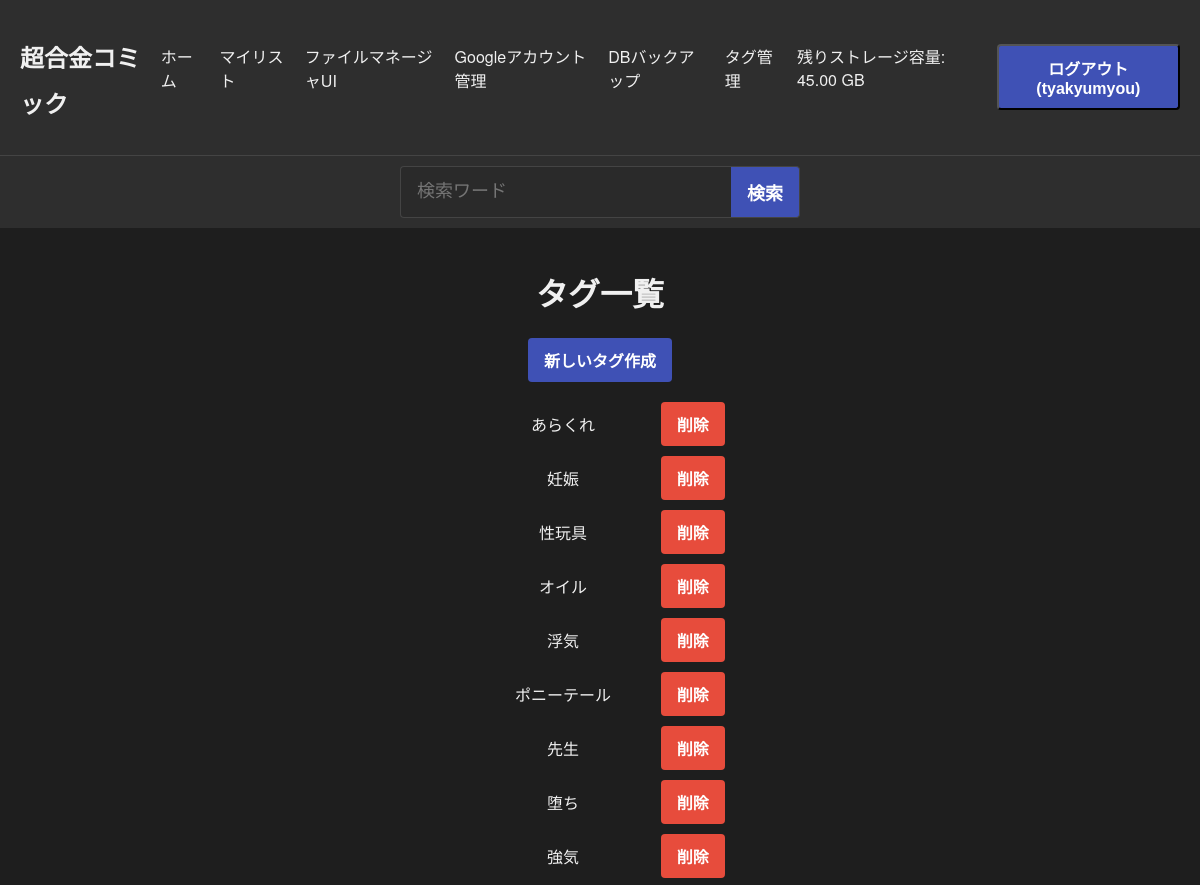
The page /tags/ (signed in, upper part) on the database as committed earlier.
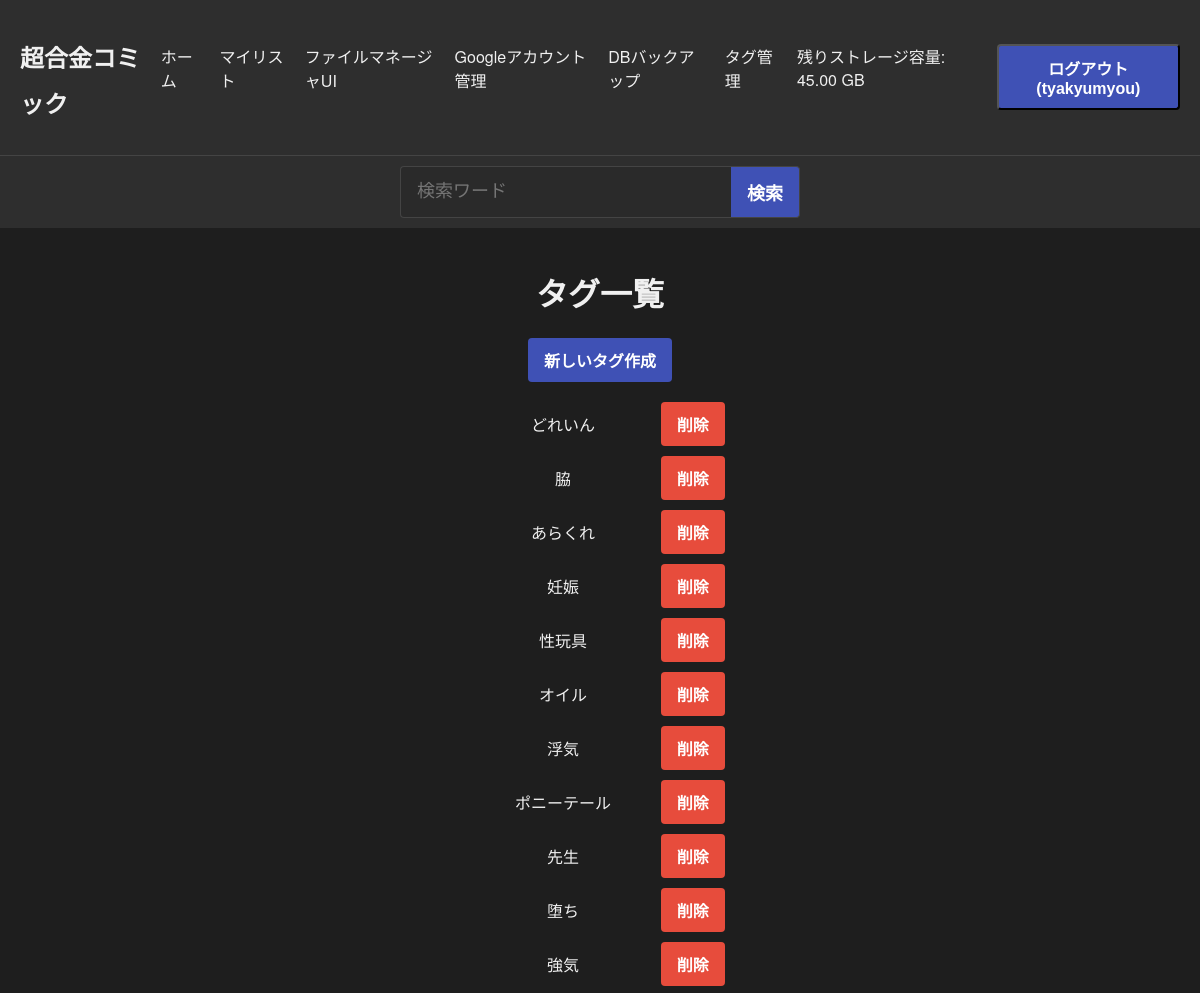
The same page on the database as committed later.
### comic_app/models.py (models this page shows, shortened)
class Tag(models.Model):
    name = models.CharField(max_length=50, unique=True)

### comic_app/views.py (the view)
# urls.py: path('tags/', TagListView.as_view(), name='tag_list'),
class TagListView(ListView):
    model = Tag
    template_name = 'comic_app/tag_list.html'
    context_object_name = 'tags'
    ordering = ['-id']

### comic_app/context_processors.py (called while the page is built)
def free_storage(request):
    if request.user.is_superuser:
        total_free_bytes = get_total_free_storage()
        total_free_gb = total_free_bytes / (1024 ** 3)
        storage_str = f"{total_free_gb:.2f} GB"
    else:
        storage_str = ""
    return {'total_free_storage': storage_str}

### comic_app/google_drive_utils.py (called while the page is built, shortened)
def get_drive_service(google_account):
    credentials_data = json.loads(google_account.credentials_json)
    creds = Credentials.from_authorized_user_info(credentials_data)
    drive_service = build('drive', 'v3', credentials=creds)
    return drive_service

def get_total_free_storage():
    from .models import GoogleAccount  # 循環インポート回避のため関数内でインポート
    total_free = 0
    accounts = GoogleAccount.objects.all()
    for account in accounts:
        try:
            total_free += get_free_storage(account)
        except Exception as e:
            pass
    return total_free

### comic_app/templates/comic_app/tag_list.html
{% extends "comic_app/base.html" %}
{% load static %}
{% block content %}
<h1>タグ一覧</h1>
<a href="{% url 'tag_create' %}" class="btn btn-primary">新しいタグ作成</a>
<ul style="list-style: none; padding: 0; margin-top: 20px;">
  {% for tag in tags %}
  <li style="margin-bottom: 10px; display: flex; align-items: center; gap: 10px;">
    <span style="flex: 1;">{{ tag.name }}</span>
    <a href="{% url 'tag_delete' tag.pk %}" class="btn btn-danger">削除</a>
  </li>
  {% empty %}
    <p>タグがありません。</p>
  {% endfor %}
</ul>
{% endblock %}

Rows that differ between the two databases and show on the page:
added Tag: name "どれいん"
added Tag: name "脇"
